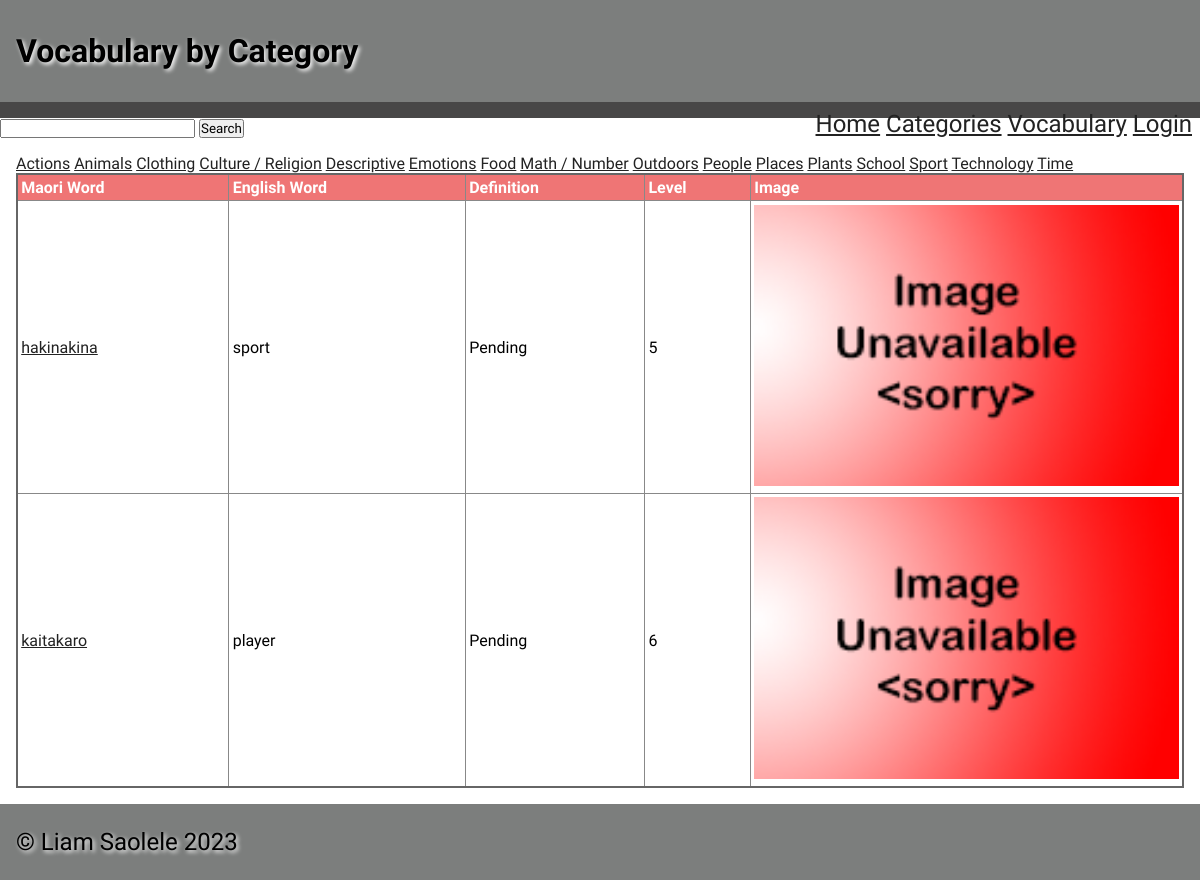
/vocab/14, run on an earlier commit of the app's database.
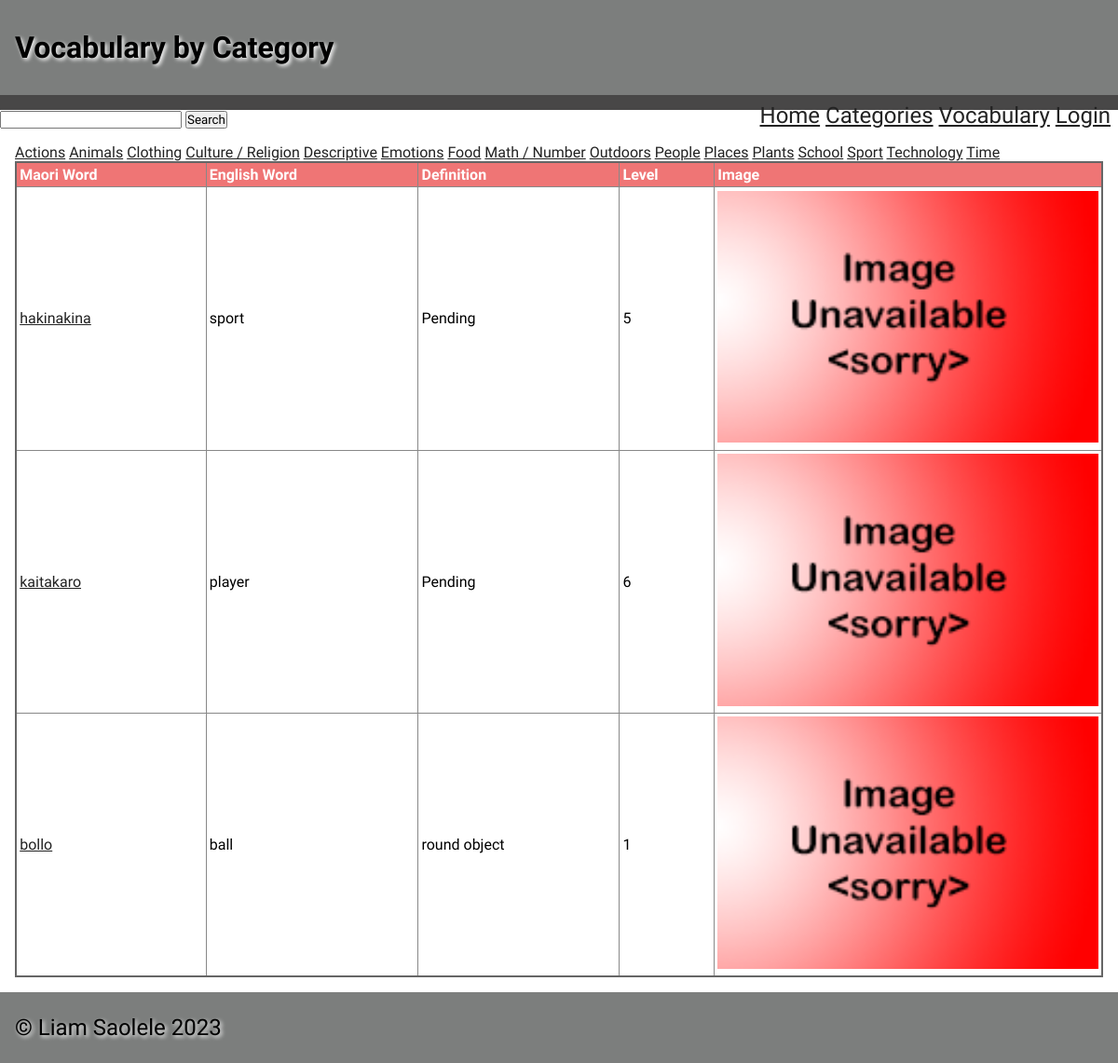
And on a later commit of the database.
### tables this page shows
CREATE TABLE category_table
(
    id       integer
        constraint category_table_pk
            primary key autoincrement,
    Category varchar(20) not null
);

CREATE TABLE "words_list"
(
    ID            integer
        constraint words_list_pk
            primary key autoincrement,
    Maori         varchar(30)  not null,
    English       varchar(30)  not null,
    Definition    varchar(500) not null,
    Level         integer      not null,
    cat_id        integer,
    category      varchar(30),
    image         varchar(30),
    entrydate     varchar(30),
    user_input_id varchar(30)
);

### app.py (the view)
@app.route('/vocab/<cat_id>')     # calls vocabulary page based on category
def render_vocab(cat_id):
    con = open_database(DATABASE)
    query = "SELECT * FROM category_table"
    cur = con.cursor()
    cur.execute(query)
    category_list = cur.fetchall()
    print(category_list)
    query = "SELECT * FROM words_list WHERE cat_id= ? ORDER BY ID"
    cur = con.cursor()
    cur.execute(query, (cat_id, ))
    words_list = cur.fetchall()
    print(words_list)
    con.close()
    return render_template('vocab.html', words=words_list, categories=category_list, logged_in=is_logged_in(), teacher=is_teacher())

### app.py (called while the page is built)
def open_database(db_file):     # function to connect to database
    try:
        connection = sqlite3.connect(db_file)
        return connection
    except Error as e:
        print(e)
    return None

def is_logged_in():     # shows if or if not logged in
    if session.get("email") is None:
        print("not Logged in")
        return False
    else:
        print("Logged in")
        return True

def is_teacher():
    if session.get('teacher') == True:
        print("i am teacher")
        return True
    else:
        print("not teacher")
        return False

### templates/vocab.html
{% extends 'base.html' %}
{% block pageheading %}
Vocabulary by Category
{% endblock %}
{% block main %}
    {% for category in categories %}
        <th><a href="/vocab/{{ category[0] }}">{{ category[1] }}</a></th>
    {% endfor %}
    <table>
        <tr>
            <th>Maori Word</th>
            <th>English Word</th>
            <th>Definition</th>
            <th>Level</th>
            <th>Image</th>
        </tr>
        {% for word in words %}
        <tr>
            <td><a href=/singleword/{{ word[0] }}>{{ word[1] }}</a></td>
            <td>{{ word[2] }}</td>
            <td>{{ word[3] }}</td>
            <td>{{ word[4] }}</td>
            {% if word[7] %}
            <td><img src="/static/images/{{ word[7] }}" alt="image not available" width="200"></td>
            {% else %}
            <td><img src="/static/images/noimage.png" alt="image not available" width="200"></td>
            {% endif %}
        </tr>
        {% endfor %}
    </table>
{% endblock %}

### templates/base.html (shortened to what this page needs)
<!DOCTYPE html>
<html lang="en">
<head>
	<link href="{{ url_for('static', filename='css/style.css') }}" rel="stylesheet">
</head>
<body>
	<div id="container">
		<header>
			<h1>{% block pageheading %}{% endblock %}</h1>
		</header>
		<nav>
            <div class="navbar-links">
                <a href="/">Home</a>
                <a href="/vocab/1">Categories</a>
                <a href="/allvocab">Vocabulary</a>
                {% if teacher %}
                <a href="/admin">Admin</a>
                <a href="/logout">Logout</a>
                {% elif logged_in %}
                <a href="/logout">Logout</a>
                {% else %}
                <a href="/login">Login</a>
                {% endif %}
            </div>
		</nav>
        <form method="POST" action="/search">
            <input type="text" name="search" id="search">
            <input type="submit" value="Search">
        </form>
		<main>
            {% block main%}{% endblock %}
        </main>
		<footer>
			<p>
				&copy; Liam Saolele 2023
			</p>
		</footer>
	</div>
</body>
</html>

### static/css/style.css (style rules this page uses)
* { font-family: Comfortaa, sans-serif; margin: 0; padding: 0; box-sizing: border-box; }
#container { margin: auto; width: auto; }
header { grid-area: header; background-color: #7c7e7d; padding: 1rem; }
nav { grid-area: nav; text-align: center; font-size: 1.5rem; }
.navbar-links { display: inline; float: right; }
main { grid-area: main; padding: 1rem; background-color: #ffffff; }
h1, h2, h3, h4 { padding: 1rem 0; font-family: 'Suez One', serif; color: #000; text-shadow: 2px 2px 4px #fff; }
p { padding: 0.5rem 0; }
a { color: #222; }
img { width: 100%; }
table { width: 100%; border: 2px solid #666; border-collapse: collapse; }
th, td { border: 1px solid #888; padding: 0.2rem; text-align: left; }
th { background-color: #ef7575; color: #fff; }
footer { grid-area: footer; padding: 1rem; background-color: #7c7e7d; }
footer p { color: #000; text-shadow: 2px 2px 4px #fff; font-size: 1.5rem; }
nav { background: #484747; padding: 0.5rem; }

What changed in the data, as far as the page shows it:
added words_list: Maori "bollo", English "ball", Definition "round object", Level "1"
